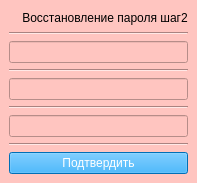
<?xml version="1.0" encoding="UTF-8"?>
<ui version="4.0">
 <class>choose</class>
 <widget class="QMainWindow" name="choose">
  <property name="geometry">
   <rect>
    <x>0</x>
    <y>0</y>
    <width>190</width>
    <height>183</height>
   </rect>
  </property>
  <property name="windowTitle">
   <string>MainWindow</string>
  </property>
  <property name="styleSheet">
   <string notr="true">background-color: rgb(255, 197, 192);
color: rgb(255, 255, 255);</string>
  </property>
  <widget class="QWidget" name="centralwidget">
   <layout class="QVBoxLayout" name="verticalLayout_2">
    <item>
     <widget class="QLabel" name="label">
      <property name="styleSheet">
       <string notr="true">color: rgb(0, 0, 0);</string>
      </property>
      <property name="text">
       <string>    Восстановление пароля шаг2</string>
      </property>
     </widget>
    </item>
    <item>
     <widget class="Line" name="line">
      <property name="orientation">
       <enum>Qt::Horizontal</enum>
      </property>
     </widget>
    </item>
    <item>
     <widget class="QLineEdit" name="lineEdit"/>
    </item>
    <item>
     <widget class="Line" name="line_2">
      <property name="orientation">
       <enum>Qt::Horizontal</enum>
      </property>
     </widget>
    </item>
    <item>
     <widget class="QLineEdit" name="lineEdit_2"/>
    </item>
    <item>
     <widget class="Line" name="line_3">
      <property name="orientation">
       <enum>Qt::Horizontal</enum>
      </property>
     </widget>
    </item>
    <item>
     <widget class="QLineEdit" name="lineEdit_3"/>
    </item>
    <item>
     <widget class="Line" name="line_4">
      <property name="orientation">
       <enum>Qt::Horizontal</enum>
      </property>
     </widget>
    </item>
    <item>
     <widget class="QPushButton" name="pushButton_6">
      <property name="styleSheet">
       <string notr="true">background-color: rgb(0, 156, 255);</string>
      </property>
      <property name="text">
       <string>Подтвердить</string>
      </property>
     </widget>
    </item>
   </layout>
  </widget>
 </widget>
 <resources/>
 <connections/>
</ui>
